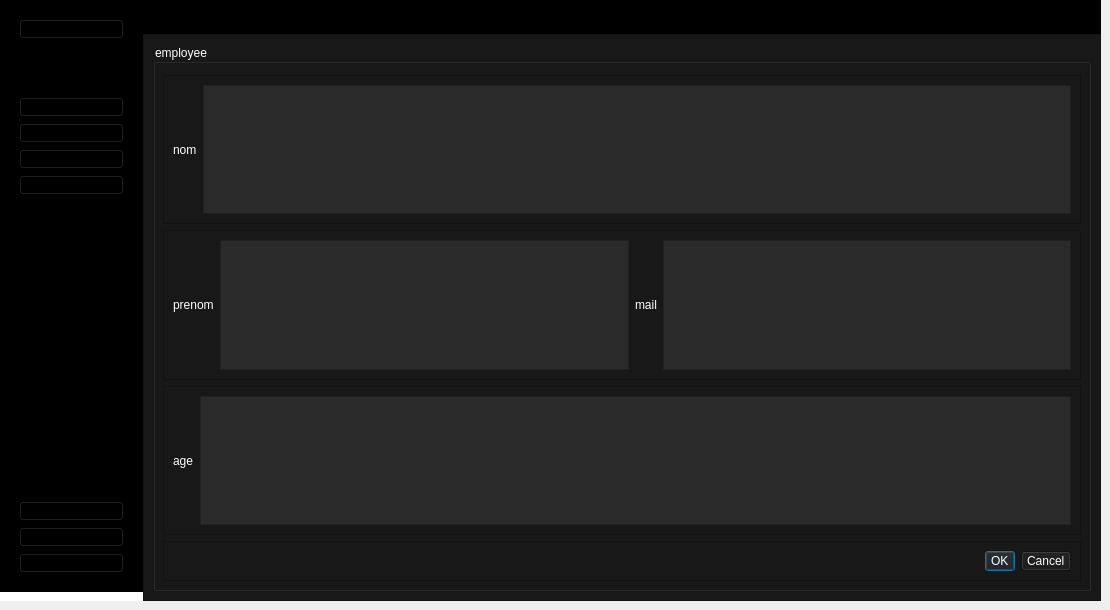
      <widget class="QWidget" name="UpdatePage_4">
       <widget class="QWidget" name="centralwidget_9">
        <property name="geometry">
         <rect>
          <x>0</x>
          <y>0</y>
          <width>1101</width>
          <height>601</height>
         </rect>
        </property>
        <property name="styleSheet">
         <string notr="true">*{
padding:0;
margin:0;
}
QPushButton{
	text-align:left;
	padding:2px 5px;
	font: 75 9pt &quot;MS Shell Dlg 2&quot;;
}
#leftMenuSubContainer QPushButton{
	text-align:left;
	padding:5px 10px;
}</string>
        </property>
        <layout class="QFormLayout" name="formLayout_21">
         <property name="horizontalSpacing">
          <number>0</number>
         </property>
         <property name="verticalSpacing">
          <number>0</number>
         </property>
         <property name="leftMargin">
          <number>0</number>
         </property>
         <property name="topMargin">
          <number>0</number>
         </property>
         <property name="rightMargin">
          <number>0</number>
         </property>
         <property name="bottomMargin">
          <number>0</number>
         </property>
         <item row="0" column="0">
          <widget class="QWidget" name="leftMenuContainer_16" native="true">
           <property name="styleSheet">
            <string notr="true">background-color:#FFF;
</string>
           </property>
           <layout class="QVBoxLayout" name="verticalLayout_83">
            <property name="leftMargin">
             <number>0</number>
            </property>
            <property name="topMargin">
             <number>0</number>
            </property>
            <property name="rightMargin">
             <number>0</number>
            </property>
            <item>
             <widget class="QWidget" name="leftMenuSubContainer_16" native="true">
              <property name="styleSheet">
               <string notr="true">background-color:rgb(0, 0, 0);</string>
              </property>
              <layout class="QVBoxLayout" name="verticalLayout_84">
               <item alignment="Qt::AlignTop">
                <widget class="QFrame" name="UserSideMenu_16">
                 <property name="frameShape">
                  <enum>QFrame::StyledPanel</enum>
                 </property>
                 <property name="frameShadow">
                  <enum>QFrame::Raised</enum>
                 </property>
                 <layout class="QHBoxLayout" name="horizontalLayout_57">
                  <item>
                   <widget class="QPushButton" name="Account_16">
                    <property name="toolTip">
                     <string>User</string>
                    </property>
                    <property name="toolTipDuration">
                     <number>16</number>
                    </property>
                    <property name="text">
                     <string>My account</string>
                    </property>
                    <property name="icon">
                     <iconset>
                      <normalon>icon/user.svg</normalon>
                     </iconset>
                    </property>
                    <property name="iconSize">
                     <size>
                      <width>20</width>
                      <height>20</height>
                     </size>
                    </property>
                   </widget>
                  </item>
                 </layout>
                </widget>
               </item>
               <item alignment="Qt::AlignTop">
                <widget class="QFrame" name="MainFunctions_16">
                 <property name="sizePolicy">
                  <sizepolicy hsizetype="Preferred" vsizetype="Preferred">
                   <horstretch>0</horstretch>
                   <verstretch>0</verstretch>
                  </sizepolicy>
                 </property>
                 <property name="frameShape">
                  <enum>QFrame::StyledPanel</enum>
                 </property>
                 <property name="frameShadow">
                  <enum>QFrame::Raised</enum>
                 </property>
                 <layout class="QVBoxLayout" name="verticalLayout_85">
                  <item>
                   <widget class="QPushButton" name="HomeBtn_16">
                    <property name="toolTip">
                     <string>Home</string>
                    </property>
                    <property name="text">
                     <string>Home</string>
                    </property>
                    <property name="icon">
                     <iconset>
                      <normaloff>icon/home.svg</normaloff>
                      <normalon>icon/home.svg</normalon>icon/home.svg</iconset>
                    </property>
                    <property name="iconSize">
                     <size>
                      <width>20</width>
                      <height>20</height>
                     </size>
                    </property>
                   </widget>
                  </item>
                  <item>
                   <widget class="QPushButton" name="DataBtn_16">
                    <property name="toolTip">
                     <string>Data</string>
                    </property>
                    <property name="text">
                     <string>Data</string>
                    </property>
                    <property name="icon">
                     <iconset>
                      <normaloff>icon/database.svg</normaloff>
                      <normalon>icon/database.svg</normalon>icon/database.svg</iconset>
                    </property>
                    <property name="iconSize">
                     <size>
                      <width>20</width>
                      <height>20</height>
                     </size>
                    </property>
                   </widget>
                  </item>
                  <item>
                   <widget class="QPushButton" name="addeq_16">
                    <property name="styleSheet">
                     <string notr="true">font: 75 9pt &quot;MS Shell Dlg 2&quot;;</string>
                    </property>
                    <property name="text">
                     <string>ajouter employee</string>
                    </property>
                    <property name="icon">
                     <iconset>
                      <normaloff>icon/plus.svg</normaloff>icon/plus.svg</iconset>
                    </property>
                    <property name="iconSize">
                     <size>
                      <width>20</width>
                      <height>20</height>
                     </size>
                    </property>
                   </widget>
                  </item>
                  <item>
                   <widget class="QPushButton" name="PdfBtn_20">
                    <property name="toolTip">
                     <string>Pdf</string>
                    </property>
                    <property name="text">
                     <string>add maintenance</string>
                    </property>
                    <property name="icon">
                     <iconset>
                      <normaloff>icon/printer.svg</normaloff>
                      <normalon>icon/printer.svg</normalon>icon/printer.svg</iconset>
                    </property>
                    <property name="iconSize">
                     <size>
                      <width>20</width>
                      <height>20</height>
                     </size>
                    </property>
                   </widget>
                  </item>
                  <item>
                   <spacer name="verticalSpacer_106">
                    <property name="orientation">
                     <enum>Qt::Vertical</enum>
                    </property>
                    <property name="sizeHint" stdset="0">
                     <size>
                      <width>20</width>
                      <height>40</height>
                     </size>
                    </property>
                   </spacer>
                  </item>
                  <item>
                   <spacer name="verticalSpacer_107">
                    <property name="orientation">
                     <enum>Qt::Vertical</enum>
                    </property>
                    <property name="sizeHint" stdset="0">
                     <size>
                      <width>20</width>
                      <height>40</height>
                     </size>
                    </property>
                   </spacer>
                  </item>
                  <item>
                   <spacer name="verticalSpacer_108">
                    <property name="orientation">
                     <enum>Qt::Vertical</enum>
                    </property>
                    <property name="sizeHint" stdset="0">
                     <size>
                      <width>20</width>
                      <height>40</height>
                     </size>
                    </property>
                   </spacer>
                  </item>
                  <item>
                   <spacer name="verticalSpacer_109">
                    <property name="orientation">
                     <enum>Qt::Vertical</enum>
                    </property>
                    <property name="sizeHint" stdset="0">
                     <size>
                      <width>20</width>
                      <height>40</height>
                     </size>
                    </property>
                   </spacer>
                  </item>
                  <item>
                   <spacer name="verticalSpacer_110">
                    <property name="orientation">
                     <enum>Qt::Vertical</enum>
                    </property>
                    <property name="sizeHint" stdset="0">
                     <size>
                      <width>20</width>
                      <height>40</height>
                     </size>
                    </property>
                   </spacer>
                  </item>
                  <item>
                   <spacer name="verticalSpacer_111">
                    <property name="orientation">
                     <enum>Qt::Vertical</enum>
                    </property>
                    <property name="sizeHint" stdset="0">
                     <size>
                      <width>20</width>
                      <height>40</height>
                     </size>
                    </property>
                   </spacer>
                  </item>
                  <item>
                   <spacer name="verticalSpacer_112">
                    <property name="orientation">
                     <enum>Qt::Vertical</enum>
                    </property>
                    <property name="sizeHint" stdset="0">
                     <size>
                      <width>20</width>
                      <height>40</height>
                     </size>
                    </property>
                   </spacer>
                  </item>
                 </layout>
                </widget>
               </item>
               <item alignment="Qt::AlignBottom">
                <widget class="QFrame" name="AppFunction_16">
                 <property name="frameShape">
                  <enum>QFrame::StyledPanel</enum>
                 </property>
                 <property name="frameShadow">
                  <enum>QFrame::Raised</enum>
                 </property>
                 <layout class="QVBoxLayout" name="verticalLayout_86">
                  <item>
                   <widget class="QPushButton" name="SettingsBtn_16">
                    <property name="toolTip">
                     <string>Settings</string>
                    </property>
                    <property name="text">
                     <string>Settings</string>
                    </property>
                    <property name="icon">
                     <iconset>
                      <normaloff>icon/settings.svg</normaloff>
                      <disabledoff>icon/settings.svg</disabledoff>icon/settings.svg</iconset>
                    </property>
                    <property name="iconSize">
                     <size>
                      <width>20</width>
                      <height>20</height>
                     </size>
                    </property>
                   </widget>
                  </item>
                  <item>
                   <widget class="QPushButton" name="HelpBtn_16">
                    <property name="toolTip">
                     <string>Help</string>
                    </property>
                    <property name="text">
                     <string>Help</string>
                    </property>
                    <property name="icon">
                     <iconset>
                      <normaloff>icon/help-circle.svg</normaloff>
                      <normalon>icon/help-circle.svg</normalon>icon/help-circle.svg</iconset>
                    </property>
                    <property name="iconSize">
                     <size>
                      <width>20</width>
                      <height>20</height>
                     </size>
                    </property>
                   </widget>
                  </item>
                  <item>
                   <widget class="QPushButton" name="LogoutBtn_16">
                    <property name="toolTip">
                     <string>Logout</string>
                    </property>
                    <property name="text">
                     <string>Logout</string>
                    </property>
                    <property name="icon">
                     <iconset>
                      <normaloff>icon/log-out.svg</normaloff>
                      <normalon>icon/log-out.svg</normalon>icon/log-out.svg</iconset>
                    </property>
                    <property name="iconSize">
                     <size>
                      <width>20</width>
                      <height>20</height>
                     </size>
                    </property>
                   </widget>
                  </item>
                 </layout>
                </widget>
               </item>
              </layout>
             </widget>
            </item>
           </layout>
          </widget>
         </item>
         <item row="0" column="1">
          <widget class="QWidget" name="mainBodyContainer_16" native="true">
           <property name="styleSheet">
            <string notr="true">background-color:rgb(0, 85, 127)</string>
           </property>
           <layout class="QFormLayout" name="formLayout_22">
            <property name="horizontalSpacing">
             <number>0</number>
            </property>
            <property name="verticalSpacing">
             <number>0</number>
            </property>
            <property name="leftMargin">
             <number>0</number>
            </property>
            <property name="topMargin">
             <number>0</number>
            </property>
            <property name="rightMargin">
             <number>0</number>
            </property>
            <property name="bottomMargin">
             <number>0</number>
            </property>
            <item row="0" column="0" colspan="2">
             <widget class="QFrame" name="TopBar_16">
              <property name="styleSheet">
               <string notr="true">background-color:rgb(0, 0, 0);</string>
              </property>
              <property name="frameShape">
               <enum>QFrame::StyledPanel</enum>
              </property>
              <property name="frameShadow">
               <enum>QFrame::Raised</enum>
              </property>
              <layout class="QVBoxLayout" name="verticalLayout_87">
               <item>
                <widget class="QLabel" name="Actor_16">
                 <property name="styleSheet">
                  <string notr="true">font: 75 16pt &quot;MS Shell Dlg 2&quot;;
</string>
                 </property>
                 <property name="text">
                  <string>responsable Ressource Humaine </string>
                 </property>
                </widget>
               </item>
              </layout>
             </widget>
            </item>
            <item row="1" column="0" colspan="2">
             <widget class="QFrame" name="MainContent_16">
              <property name="styleSheet">
               <string notr="true">background-color:#181818 ;</string>
              </property>
              <property name="frameShape">
               <enum>QFrame::StyledPanel</enum>
              </property>
              <property name="frameShadow">
               <enum>QFrame::Raised</enum>
              </property>
              <layout class="QHBoxLayout" name="horizontalLayout_58">
               <item>
                <widget class="QGroupBox" name="groupBox_16">
                 <property name="styleSheet">
                  <string notr="true">font: 75 12pt &quot;MS Shell Dlg 2&quot;;
color:#fff;
</string>
                 </property>
                 <property name="title">
                  <string>employee</string>
                 </property>
                 <layout class="QVBoxLayout" name="verticalLayout_88">
                  <property name="spacing">
                   <number>6</number>
                  </property>
                  <property name="topMargin">
                   <number>30</number>
                  </property>
                  <item>
                   <widget class="QFrame" name="frame_37">
                    <property name="frameShape">
                     <enum>QFrame::StyledPanel</enum>
                    </property>
                    <property name="frameShadow">
                     <enum>QFrame::Raised</enum>
                    </property>
                    <layout class="QHBoxLayout" name="horizontalLayout_59">
                     <item>
                      <widget class="QLabel" name="label_74">
                       <property name="text">
                        <string>nom</string>
                       </property>
                      </widget>
                     </item>
                     <item>
                      <widget class="QTextEdit" name="textEdit_25">
                       <property name="styleSheet">
                        <string notr="true">background-color:#2a2a2a;</string>
                       </property>
                      </widget>
                     </item>
                    </layout>
                   </widget>
                  </item>
                  <item>
                   <widget class="QFrame" name="frame_38">
                    <property name="frameShape">
                     <enum>QFrame::StyledPanel</enum>
                    </property>
                    <property name="frameShadow">
                     <enum>QFrame::Raised</enum>
                    </property>
                    <layout class="QHBoxLayout" name="horizontalLayout_60">
                     <item>
                      <widget class="QLabel" name="label_75">
                       <property name="text">
                        <string>prenom</string>
                       </property>
                      </widget>
                     </item>
                     <item>
                      <widget class="QTextEdit" name="textEdit_26">
                       <property name="styleSheet">
                        <string notr="true">background-color:#2a2a2a;</string>
                       </property>
                      </widget>
                     </item>
                     <item>
                      <widget class="QLabel" name="label_76">
                       <property name="text">
                        <string>mail</string>
                       </property>
                      </widget>
                     </item>
                     <item>
                      <widget class="QTextEdit" name="textEdit_27">
                       <property name="styleSheet">
                        <string notr="true">background-color:#2a2a2a;</string>
                       </property>
                      </widget>
                     </item>
                    </layout>
                   </widget>
                  </item>
                  <item>
                   <widget class="QFrame" name="frame_39">
                    <property name="frameShape">
                     <enum>QFrame::StyledPanel</enum>
                    </property>
                    <property name="frameShadow">
                     <enum>QFrame::Raised</enum>
                    </property>
                    <layout class="QHBoxLayout" name="horizontalLayout_61">
                     <item>
                      <widget class="QLabel" name="label_77">
                       <property name="text">
                        <string>age</string>
                       </property>
                      </widget>
                     </item>
                     <item>
                      <widget class="QTextEdit" name="textEdit_28">
                       <property name="styleSheet">
                        <string notr="true">background-color:#2a2a2a;</string>
                       </property>
                      </widget>
                     </item>
                    </layout>
                   </widget>
                  </item>
                  <item>
                   <widget class="QFrame" name="frame_40">
                    <property name="frameShape">
                     <enum>QFrame::StyledPanel</enum>
                    </property>
                    <property name="frameShadow">
                     <enum>QFrame::Raised</enum>
                    </property>
                    <layout class="QHBoxLayout" name="horizontalLayout_62">
                     <item>
                      <widget class="QDialogButtonBox" name="buttonBox_8">
                       <property name="standardButtons">
                        <set>QDialogButtonBox::Cancel|QDialogButtonBox::Ok</set>
                       </property>
                      </widget>
                     </item>
                    </layout>
                   </widget>
                  </item>
                 </layout>
                </widget>
               </item>
              </layout>
             </widget>
            </item>
           </layout>
          </widget>
         </item>
        </layout>
       </widget>
      </widget>
